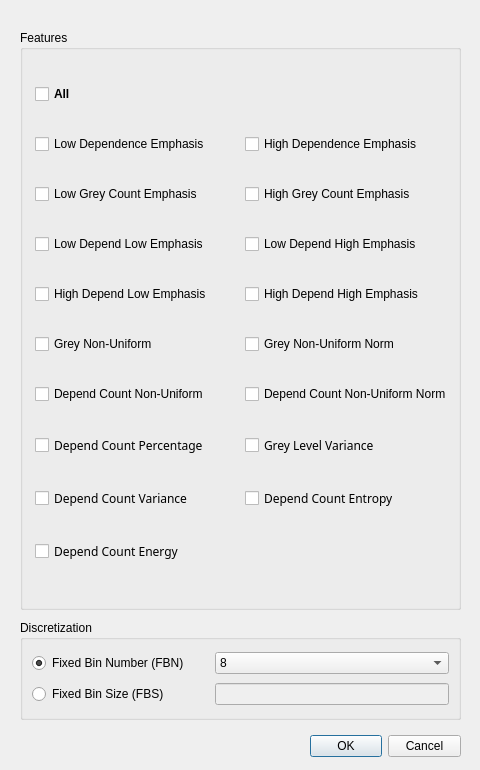
<?xml version="1.0" encoding="UTF-8"?>
<ui version="4.0">
 <class>popup_NGLDM</class>
 <widget class="QDialog" name="popup_NGLDM">
  <property name="geometry">
   <rect>
    <x>0</x>
    <y>0</y>
    <width>480</width>
    <height>770</height>
   </rect>
  </property>
  <property name="sizePolicy">
   <sizepolicy hsizetype="Preferred" vsizetype="Preferred">
    <horstretch>0</horstretch>
    <verstretch>0</verstretch>
   </sizepolicy>
  </property>
  <property name="windowTitle">
   <string>Set Measurements</string>
  </property>
  <widget class="QDialogButtonBox" name="buttonBox">
   <property name="geometry">
    <rect>
     <x>310</x>
     <y>730</y>
     <width>151</width>
     <height>32</height>
    </rect>
   </property>
   <property name="orientation">
    <enum>Qt::Horizontal</enum>
   </property>
   <property name="standardButtons">
    <set>QDialogButtonBox::Cancel|QDialogButtonBox::Ok</set>
   </property>
   <property name="centerButtons">
    <bool>false</bool>
   </property>
  </widget>
  <widget class="QGroupBox" name="groupBox_Features">
   <property name="geometry">
    <rect>
     <x>20</x>
     <y>30</y>
     <width>441</width>
     <height>580</height>
    </rect>
   </property>
   <property name="title">
    <string>Features</string>
   </property>
   <property name="checkable">
    <bool>false</bool>
   </property>
   <layout class="QGridLayout" name="gridLayout">
    <property name="leftMargin">
     <number>12</number>
    </property>
    <property name="topMargin">
     <number>10</number>
    </property>
    <property name="rightMargin">
     <number>6</number>
    </property>
    <property name="bottomMargin">
     <number>10</number>
    </property>
    <item row="7" column="1">
     <widget class="QCheckBox" name="checkBox_GNUN">
      <property name="enabled">
       <bool>true</bool>
      </property>
      <property name="text">
       <string>Grey Non-Uniform Norm</string>
      </property>
      <property name="checkable">
       <bool>true</bool>
      </property>
      <property name="checked">
       <bool>false</bool>
      </property>
      <property name="tristate">
       <bool>false</bool>
      </property>
     </widget>
    </item>
    <item row="6" column="1">
     <widget class="QCheckBox" name="checkBox_LRHE">
      <property name="enabled">
       <bool>true</bool>
      </property>
      <property name="text">
       <string>High Depend High Emphasis</string>
      </property>
      <property name="checked">
       <bool>false</bool>
      </property>
     </widget>
    </item>
    <item row="1" column="1">
     <widget class="QCheckBox" name="checkBox_LRE">
      <property name="enabled">
       <bool>true</bool>
      </property>
      <property name="text">
       <string>High Dependence Emphasis</string>
      </property>
      <property name="checkable">
       <bool>true</bool>
      </property>
      <property name="checked">
       <bool>false</bool>
      </property>
      <property name="tristate">
       <bool>false</bool>
      </property>
     </widget>
    </item>
    <item row="10" column="0">
     <widget class="QCheckBox" name="checkBox_RLV">
      <property name="enabled">
       <bool>true</bool>
      </property>
      <property name="font">
       <font>
        <family>굴림</family>
        <pointsize>9</pointsize>
       </font>
      </property>
      <property name="autoFillBackground">
       <bool>false</bool>
      </property>
      <property name="text">
       <string>Depend Count Variance</string>
      </property>
      <property name="checked">
       <bool>false</bool>
      </property>
      <property name="tristate">
       <bool>false</bool>
      </property>
     </widget>
    </item>
    <item row="2" column="1">
     <widget class="QCheckBox" name="checkBox_HGRE">
      <property name="enabled">
       <bool>true</bool>
      </property>
      <property name="text">
       <string>High Grey Count Emphasis</string>
      </property>
      <property name="checked">
       <bool>false</bool>
      </property>
     </widget>
    </item>
    <item row="6" column="0">
     <widget class="QCheckBox" name="checkBox_LRLE">
      <property name="enabled">
       <bool>true</bool>
      </property>
      <property name="text">
       <string>High Depend Low Emphasis</string>
      </property>
      <property name="checked">
       <bool>false</bool>
      </property>
     </widget>
    </item>
    <item row="5" column="0">
     <widget class="QCheckBox" name="checkBox_SRLE">
      <property name="enabled">
       <bool>true</bool>
      </property>
      <property name="text">
       <string>Low Depend Low Emphasis</string>
      </property>
      <property name="checked">
       <bool>false</bool>
      </property>
     </widget>
    </item>
    <item row="9" column="1">
     <widget class="QCheckBox" name="checkBox_GLV">
      <property name="enabled">
       <bool>true</bool>
      </property>
      <property name="font">
       <font>
        <family>굴림</family>
        <pointsize>9</pointsize>
       </font>
      </property>
      <property name="acceptDrops">
       <bool>false</bool>
      </property>
      <property name="autoFillBackground">
       <bool>false</bool>
      </property>
      <property name="text">
       <string>Grey Level Variance</string>
      </property>
      <property name="checked">
       <bool>false</bool>
      </property>
      <property name="tristate">
       <bool>false</bool>
      </property>
     </widget>
    </item>
    <item row="1" column="0">
     <widget class="QCheckBox" name="checkBox_SRE">
      <property name="autoFillBackground">
       <bool>false</bool>
      </property>
      <property name="text">
       <string>Low Dependence Emphasis</string>
      </property>
      <property name="checked">
       <bool>false</bool>
      </property>
      <property name="tristate">
       <bool>false</bool>
      </property>
     </widget>
    </item>
    <item row="0" column="0">
     <widget class="QCheckBox" name="checkBox_All">
      <property name="enabled">
       <bool>true</bool>
      </property>
      <property name="font">
       <font>
        <weight>75</weight>
        <bold>true</bold>
        <underline>false</underline>
        <kerning>true</kerning>
       </font>
      </property>
      <property name="autoFillBackground">
       <bool>false</bool>
      </property>
      <property name="text">
       <string>All</string>
      </property>
      <property name="checked">
       <bool>false</bool>
      </property>
      <property name="tristate">
       <bool>false</bool>
      </property>
     </widget>
    </item>
    <item row="2" column="0">
     <widget class="QCheckBox" name="checkBox_LGRE">
      <property name="enabled">
       <bool>true</bool>
      </property>
      <property name="text">
       <string>Low Grey Count Emphasis</string>
      </property>
     </widget>
    </item>
    <item row="8" column="0">
     <widget class="QCheckBox" name="checkBox_RLNU">
      <property name="enabled">
       <bool>true</bool>
      </property>
      <property name="autoFillBackground">
       <bool>false</bool>
      </property>
      <property name="text">
       <string>Depend Count Non-Uniform</string>
      </property>
      <property name="checked">
       <bool>false</bool>
      </property>
      <property name="tristate">
       <bool>false</bool>
      </property>
     </widget>
    </item>
    <item row="10" column="1">
     <widget class="QCheckBox" name="checkBox_RE">
      <property name="enabled">
       <bool>true</bool>
      </property>
      <property name="font">
       <font>
        <family>굴림</family>
        <pointsize>9</pointsize>
       </font>
      </property>
      <property name="autoFillBackground">
       <bool>false</bool>
      </property>
      <property name="text">
       <string>Depend Count Entropy</string>
      </property>
      <property name="checked">
       <bool>false</bool>
      </property>
      <property name="tristate">
       <bool>false</bool>
      </property>
     </widget>
    </item>
    <item row="7" column="0">
     <widget class="QCheckBox" name="checkBox_GNU">
      <property name="enabled">
       <bool>true</bool>
      </property>
      <property name="autoFillBackground">
       <bool>false</bool>
      </property>
      <property name="text">
       <string>Grey Non-Uniform</string>
      </property>
      <property name="checked">
       <bool>false</bool>
      </property>
      <property name="tristate">
       <bool>false</bool>
      </property>
     </widget>
    </item>
    <item row="8" column="1">
     <widget class="QCheckBox" name="checkBox_RLNUN">
      <property name="enabled">
       <bool>true</bool>
      </property>
      <property name="autoFillBackground">
       <bool>false</bool>
      </property>
      <property name="text">
       <string>Depend Count Non-Uniform Norm</string>
      </property>
      <property name="checked">
       <bool>false</bool>
      </property>
      <property name="tristate">
       <bool>false</bool>
      </property>
     </widget>
    </item>
    <item row="5" column="1">
     <widget class="QCheckBox" name="checkBox_SRHE">
      <property name="enabled">
       <bool>true</bool>
      </property>
      <property name="text">
       <string>Low Depend High Emphasis</string>
      </property>
      <property name="checked">
       <bool>false</bool>
      </property>
     </widget>
    </item>
    <item row="9" column="0">
     <widget class="QCheckBox" name="checkBox_RP">
      <property name="enabled">
       <bool>true</bool>
      </property>
      <property name="font">
       <font>
        <family>굴림</family>
        <pointsize>9</pointsize>
       </font>
      </property>
      <property name="autoFillBackground">
       <bool>false</bool>
      </property>
      <property name="text">
       <string>Depend Count Percentage</string>
      </property>
      <property name="checked">
       <bool>false</bool>
      </property>
      <property name="tristate">
       <bool>false</bool>
      </property>
     </widget>
    </item>
    <item row="11" column="0">
     <widget class="QCheckBox" name="checkBox_Energy">
      <property name="enabled">
       <bool>true</bool>
      </property>
      <property name="font">
       <font>
        <family>굴림</family>
        <pointsize>9</pointsize>
       </font>
      </property>
      <property name="autoFillBackground">
       <bool>false</bool>
      </property>
      <property name="text">
       <string>Depend Count Energy</string>
      </property>
      <property name="checked">
       <bool>false</bool>
      </property>
      <property name="tristate">
       <bool>false</bool>
      </property>
     </widget>
    </item>
   </layout>
  </widget>
  <widget class="QGroupBox" name="groupBox_Bins">
   <property name="geometry">
    <rect>
     <x>20</x>
     <y>620</y>
     <width>441</width>
     <height>100</height>
    </rect>
   </property>
   <property name="title">
    <string>Discretization</string>
   </property>
   <layout class="QGridLayout" name="gridLayout_3">
    <item row="2" column="1">
     <widget class="QLineEdit" name="lineEdit_sBin">
      <property name="enabled">
       <bool>false</bool>
      </property>
     </widget>
    </item>
    <item row="0" column="1">
     <widget class="QComboBox" name="comboBox_nBins">
      <property name="sizePolicy">
       <sizepolicy hsizetype="Preferred" vsizetype="Fixed">
        <horstretch>0</horstretch>
        <verstretch>0</verstretch>
       </sizepolicy>
      </property>
      <property name="currentText">
       <string>8</string>
      </property>
      <property name="maxVisibleItems">
       <number>5</number>
      </property>
      <property name="maxCount">
       <number>64</number>
      </property>
      <property name="sizeAdjustPolicy">
       <enum>QComboBox::AdjustToContentsOnFirstShow</enum>
      </property>
      <property name="iconSize">
       <size>
        <width>16</width>
        <height>16</height>
       </size>
      </property>
      <item>
       <property name="text">
        <string>8</string>
       </property>
      </item>
      <item>
       <property name="text">
        <string>16</string>
       </property>
      </item>
      <item>
       <property name="text">
        <string>32</string>
       </property>
      </item>
      <item>
       <property name="text">
        <string>64</string>
       </property>
      </item>
     </widget>
    </item>
    <item row="0" column="0">
     <widget class="QRadioButton" name="radioButton_FBN">
      <property name="text">
       <string>Fixed Bin Number (FBN)      </string>
      </property>
      <property name="checked">
       <bool>true</bool>
      </property>
     </widget>
    </item>
    <item row="2" column="0">
     <widget class="QRadioButton" name="radioButton_FBS">
      <property name="enabled">
       <bool>true</bool>
      </property>
      <property name="text">
       <string>Fixed Bin Size (FBS)</string>
      </property>
     </widget>
    </item>
   </layout>
  </widget>
 </widget>
 <resources/>
 <connections>
  <connection>
   <sender>buttonBox</sender>
   <signal>accepted()</signal>
   <receiver>popup_NGLDM</receiver>
   <slot>accept()</slot>
   <hints>
    <hint type="sourcelabel">
     <x>248</x>
     <y>254</y>
    </hint>
    <hint type="destinationlabel">
     <x>157</x>
     <y>274</y>
    </hint>
   </hints>
  </connection>
  <connection>
   <sender>buttonBox</sender>
   <signal>rejected()</signal>
   <receiver>popup_NGLDM</receiver>
   <slot>reject()</slot>
   <hints>
    <hint type="sourcelabel">
     <x>316</x>
     <y>260</y>
    </hint>
    <hint type="destinationlabel">
     <x>286</x>
     <y>274</y>
    </hint>
   </hints>
  </connection>
 </connections>
</ui>
